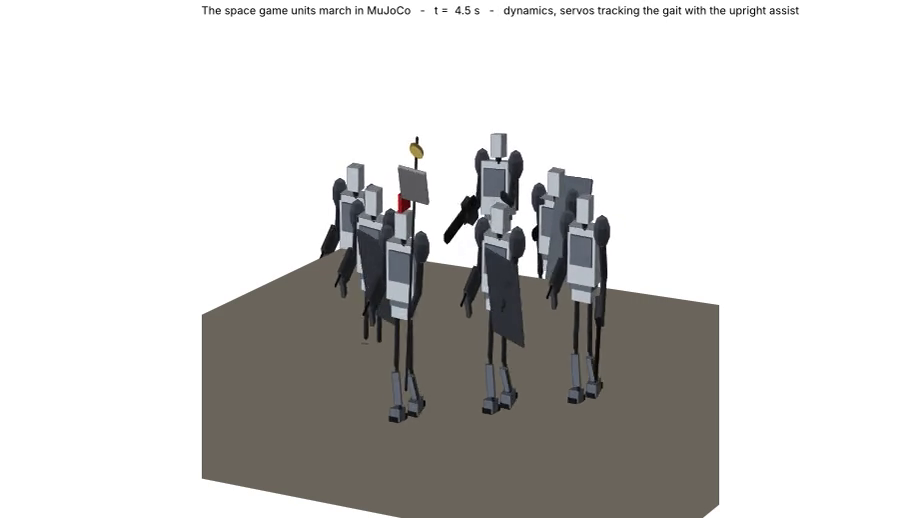

Recreate this plot in Python.
#!/usr/bin/env python3
"""The space game units march in MuJoCo: the squad (the Centurion at the point, the Marines, the Breacher and the
Heavy behind) walks its ``march`` gait across flat ground, and a movie is drawn from the models' geoms.

    python space_squad_march.py                               # dynamics: servos track the gait, 8 s, the squad
    python space_squad_march.py --mode kinematic --seconds 6  # the keyframes played through MuJoCo's kinematics
    python space_squad_march.py --units marine --no-assist    # one Marine, no upright assist: does it fall?

Two modes. ``kinematic`` plays the gait's keyframes (``space_unit_motions.march``, IK-solved in the design
pose) through ``mj_kinematics``: the base glides at the gait's speed and the joints follow the frames - what the
motion looks like, no physics. ``physics`` (default) runs ``mj_step``: gravity, the feet's contacts and the joint
modules' torque limits decide what happens while a PD loop on each servo tracks the keyframes (``kp`` of the
modules, the stall torque as the clip). The keyframes were solved with no balance controller, so the base is
helped by an **upright assist** by default: an external torque on the pelvis towards level (a virtual gyro) and a
sideways spring holding its lane - the "training wheels" a game engine would also give these units. ``--no-assist``
takes them off and the log says how far the unit gets before it falls.

Writes ``sims/output/space_squad_march.mp4`` and ``space_squad_march.json`` (per unit: distance walked, the base's
height, the largest tilt, the servo torques' saturation, slip). No OpenGL is needed: the frames are drawn from the
geoms with matplotlib and ffmpeg makes the mp4.
"""
from __future__ import annotations

import argparse
import json
import math
import os
import subprocess
import sys
import tempfile
from pathlib import Path

ROOT = Path(__file__).resolve().parents[3]
sys.path.insert(0, str(ROOT / "labs" / "legged" / "designs"))

import mujoco  # noqa: E402
import numpy as np  # noqa: E402

import humanoid_motions as hum  # noqa: E402
import motion_kit as mk  # noqa: E402
import space_unit_motions as sm  # noqa: E402
import space_unit_robots as sr  # noqa: E402

OUT = ROOT / "labs" / "legged" / "sims" / "output"
UNITS = {"marine": (sr.marine, sm.motions_marine), "marine_saw": (sr.marine_saw, sm.motions_marine_saw),
         "centurion": (sr.centurion, sm.motions_centurion), "breacher": (sr.breacher, sm.motions_breacher),
         "heavy": (sr.heavy, sm.motions_heavy)}
#: the squad's wedge (unit, x, y) [m], the Centurion at the point
SQUAD = [("centurion", 1.6, 0.0), ("marine", 0.4, 1.3), ("marine", 0.4, -1.3), ("marine_saw", -0.9, 2.4), ("marine_saw", -0.9, -2.4),
         ("breacher", -2.1, 1.1), ("heavy", -2.1, -1.1)]


class Unit:
    """One unit: its robot, its MuJoCo model, its march gait and the maps between them."""

    def __init__(self, name, x, y, mode, crouch=0.05, leg_kp=None, leg_torque=None, modules=None):
        build, motions = UNITS[name]
        self.name, self.mode = name, mode
        self.robot = build()
        if leg_kp or leg_torque or modules:                               # other leg modules than the design's, to try
            import dataclasses
            for j in self.robot.joints():
                if j.servo is None or j.tag in ("shoulder_pitch", "shoulder_roll", "shoulder_yaw", "elbow"):
                    continue
                if modules:
                    kp, lim = modules[0] if j.tag in ("hip_yaw", "hip_roll", "hip_pitch", "knee") else modules[1]
                    j.servo = dataclasses.replace(j.servo, kp=kp, stall_torque=lim)
                else:
                    j.servo = dataclasses.replace(j.servo, kp=leg_kp or j.servo.kp, stall_torque=leg_torque or j.servo.stall_torque)
        self.kin, ms = motions(self.robot, crouch=crouch)
        self.gait = ms[0]
        self.model, self.data = self.kin.model, mujoco.MjData(self.kin.model)
        m = self.model
        self.hinges = self.kin.hinges
        self.qadr, self.dadr = self.kin.qadr, self.kin.dadr
        self.cols = [self.kin.index[j] for j in self.gait.joints]
        self.Q, self.T = np.asarray(self.gait.Q), float(self.gait.period)
        self.t_keys = np.asarray(self.gait.t)
        self.v = float(self.gait.base["velocity_m_s"][0])
        self.z0 = hum.base_height(self.kin) - float(self.gait.params.get("crouch_m", 0.0))
        self.p0 = np.array([x, y, self.z0])
        # the servos: actuator -> hinge (its ctrl is a torque; the model's bias adds the module's damping)
        self.act_joint = [int(m.actuator_trnid[i][0]) for i in range(m.nu)]
        self.act_col = [self.hinges.index(j) for j in self.act_joint]
        servos = {j.name: j.servo for j in self.robot.joints() if j.servo is not None}
        names = [m.joint(j).name for j in self.act_joint]
        self.kp = np.array([servos[n].kp for n in names])
        self.lim = np.array([servos[n].stall_torque for n in names])
        self.sat, self.tilt_max, self.z_min, self.fell = 0.0, 0.0, self.z0, None
        self.reset()

    def q_target(self, t):
        """The hinges at time ``t``: the gait's frame (periodic, linearly interpolated), the rest at the design pose."""
        q = self.kin.q0.copy()
        s = (t % self.T) / self.T * len(self.t_keys)
        i, f = int(s) % len(self.t_keys), s - int(s)
        row = (1 - f) * self.Q[i] + f * self.Q[(i + 1) % len(self.t_keys)]
        q[self.cols] = row
        return q

    def reset(self):
        d = self.data
        d.qpos[:] = self.model.qpos0
        d.qpos[0:3] = self.p0 + np.array([0.0, 0.0, 0.01 if self.mode == "physics" else 0.0])
        d.qpos[3:7] = [1.0, 0.0, 0.0, 0.0]
        d.qpos[self.qadr] = self.q_target(0.0)
        d.qvel[:] = 0.0
        d.qvel[0] = self.v if self.mode == "physics" else 0.0
        mujoco.mj_forward(self.model, d)

    def tilt(self):
        R = np.zeros(9)
        mujoco.mju_quat2Mat(R, self.data.qpos[3:7])
        return math.degrees(math.acos(max(-1.0, min(1.0, R.reshape(3, 3)[2, 2]))))

    def step_kinematic(self, t):
        d = self.data
        d.qpos[0:3] = self.p0 + np.array([self.v * t, 0.0, 0.0])
        d.qpos[3:7] = [1.0, 0.0, 0.0, 0.0]
        d.qpos[self.qadr] = self.q_target(t)
        mujoco.mj_kinematics(self.model, d)

    def step_physics(self, t, dt, assist):
        m, d = self.model, self.data
        n = max(1, int(round(dt / m.opt.timestep)))
        for k in range(n):
            tk = t + k * m.opt.timestep
            q_t = self.q_target(tk)
            q = d.qpos[self.qadr]
            tau = self.kp * (q_t[self.act_col] - q[self.act_col])
            tau = np.clip(tau, -self.lim, self.lim)
            self.sat = max(self.sat, float(np.max(np.abs(tau) / self.lim)))
            d.ctrl[:] = tau
            d.xfrc_applied[1][:] = 0.0
            if assist > 0.0:
                # the virtual gyro: a torque turning the pelvis level (its z axis onto the world's), damped on its rate;
                # a spring on the lane (y) and on the heading
                R = np.zeros(9)
                mujoco.mju_quat2Mat(R, d.qpos[3:7])
                R = R.reshape(3, 3)
                err = np.cross(R[:, 2], np.array([0.0, 0.0, 1.0]))          # the rotation taking the body's up onto the world's
                w = d.qvel[3:6]
                yaw = math.atan2(R[1, 0], R[0, 0])
                torque = assist * (6000.0 * err - 400.0 * w) + np.array([0.0, 0.0, -assist * (3000.0 * yaw + 300.0 * w[2])])
                force = np.array([0.0, -assist * (2000.0 * (d.qpos[1] - self.p0[1]) + 400.0 * d.qvel[1]), 0.0])
                d.xfrc_applied[1][0:3] = force
                d.xfrc_applied[1][3:6] = torque
            mujoco.mj_step(m, d)
        self.tilt_max = max(self.tilt_max, self.tilt())
        self.z_min = min(self.z_min, float(d.qpos[2]))
        if self.fell is None and (self.tilt() > 45.0 or d.qpos[2] < 0.5 * self.z0):
            self.fell = round(t, 2)

    def report(self):
        d = self.data
        return {"unit": self.name, "mass_kg": round(self.robot.total_mass(), 1), "gait_speed_m_s": self.v,
                "walked_m": round(float(d.qpos[0] - self.p0[0]), 3), "base_z_m": round(float(d.qpos[2]), 3),
                "base_z_min_m": round(self.z_min, 3), "tilt_max_deg": round(self.tilt_max, 1),
                "servo_saturation_max": round(self.sat, 3), "fell_at_s": self.fell}


# ---- drawing from the geoms (matplotlib; no OpenGL)
def _box(c, R, h):
    s = np.array([[a, b, e] for a in (-1, 1) for b in (-1, 1) for e in (-1, 1)]) * h
    v = s @ R.T + c
    return [v[k] for k in ([0, 1, 3, 2], [4, 5, 7, 6], [0, 1, 5, 4], [2, 3, 7, 6], [0, 2, 6, 4], [1, 3, 7, 5])]


def _cyl(c, R, r, hl, n=10, caps=True):
    t = np.linspace(0, 2 * np.pi, n + 1)
    ring = np.c_[r * np.cos(t), r * np.sin(t)]
    out = [np.array([[ring[k][0], ring[k][1], -hl], [ring[k + 1][0], ring[k + 1][1], -hl], [ring[k + 1][0], ring[k + 1][1], hl],
                     [ring[k][0], ring[k][1], hl]]) @ R.T + c for k in range(n)]
    if caps:
        out += [np.c_[ring, np.full(len(ring), z)] @ R.T + c for z in (-hl, hl)]
    return out


def _sphere(c, r, n=5):
    th, ph = np.linspace(0, np.pi, n + 1), np.linspace(0, 2 * np.pi, 2 * n + 1)
    out = []
    for i in range(n):
        for j in range(2 * n):
            pts = [(th[i], ph[j]), (th[i + 1], ph[j]), (th[i + 1], ph[j + 1]), (th[i], ph[j + 1])]
            out.append(np.array([[r * math.sin(a) * math.cos(b), r * math.sin(a) * math.sin(b), r * math.cos(a)] for a, b in pts]) + c)
    return out


def snapshot(units):
    out = []
    for u in units:
        m, d = u.model, u.data
        for i in range(m.ngeom):
            if m.geom_type[i] == mujoco.mjtGeom.mjGEOM_PLANE or m.geom_type[i] == mujoco.mjtGeom.mjGEOM_HFIELD:
                continue
            out.append((int(m.geom_type[i]), d.geom_xpos[i].copy(), d.geom_xmat[i].reshape(3, 3).copy(), m.geom_size[i].copy(), m.geom_rgba[i].copy()))
    centre = np.mean([u.data.qpos[0:3] for u in units], axis=0)
    return out, centre


def draw_frame(ax, geoms, centre, t, title, span):
    from mpl_toolkits.mplot3d.art3d import Poly3DCollection
    polys, cols = [], []
    for gtype, c, R, sz, rgba in geoms:
        if gtype == mujoco.mjtGeom.mjGEOM_BOX:
            p = _box(c, R, sz[:3])
        elif gtype == mujoco.mjtGeom.mjGEOM_CYLINDER:
            p = _cyl(c, R, sz[0], sz[1])
        elif gtype == mujoco.mjtGeom.mjGEOM_CAPSULE:
            p = _cyl(c, R, sz[0], sz[1], caps=False) + _sphere(c + R[:, 2] * sz[1], sz[0], 3) + _sphere(c - R[:, 2] * sz[1], sz[0], 3)
        elif gtype == mujoco.mjtGeom.mjGEOM_SPHERE:
            p = _sphere(c, sz[0])
        else:
            continue
        p = [q for q in p if np.all(np.isfinite(q)) and np.max(np.abs(q - centre)) < 4 * span]  # a diverged body would break the axes
        polys += p
        cols += [rgba] * len(p)
    # painter's order: farthest from the camera first (the camera sits ahead and to the left, above)
    cam = np.array([math.cos(math.radians(28)), math.sin(math.radians(28)), math.tan(math.radians(16))])
    depth = np.array([np.mean(q, axis=0) @ cam for q in polys])
    order = np.argsort(depth)
    polys = [polys[k] for k in order]
    cols = [cols[k] for k in order]
    # the ground as the first polygon of the same collection (its own surface would be sorted over the feet)
    g = 1.6 * span
    polys.insert(0, np.array([[centre[0] - g, centre[1] - g, -0.005], [centre[0] + g, centre[1] - g, -0.005],
                              [centre[0] + g, centre[1] + g, -0.005], [centre[0] - g, centre[1] + g, -0.005]]))
    cols.insert(0, np.array([0.545, 0.522, 0.47, 1.0]))
    ax.set_xlim(centre[0] - span, centre[0] + span); ax.set_ylim(centre[1] - span, centre[1] + span); ax.set_zlim(0, 0.6 * span)
    ax.autoscale(False)
    ax.add_collection3d(Poly3DCollection(polys, facecolors=cols, edgecolors=[c * [0.6, 0.6, 0.6, 1] for c in cols], linewidths=0.15, shade=True),
                        autolim=False)
    ax.set_box_aspect((1, 1, 0.6), zoom=1.3); ax.view_init(elev=16, azim=28); ax.set_axis_off()
    ax.set_title(f"The space game units march in MuJoCo   -   t = {t:4.1f} s   -   {title}", fontsize=11, loc="left", y=0.96)


def run(units, seconds, mode, assist, fps=10):
    frames, t, dt = [], 0.0, 1.0 / fps
    while t <= seconds + 1e-9:
        for u in units:
            if mode == "kinematic":
                u.step_kinematic(t)
            else:
                u.step_physics(t, dt, assist)
        frames.append((t, *snapshot(units)))
        t += dt
    return frames


def main(argv=None):
    ap = argparse.ArgumentParser(description="the space game units march in MuJoCo")
    ap.add_argument("--mode", choices=("physics", "kinematic"), default="physics")
    ap.add_argument("--seconds", type=float, default=8.0)
    ap.add_argument("--units", default="squad", help="'squad' (the wedge), or unit names comma-separated, one each in a row")
    ap.add_argument("--no-assist", action="store_true", help="physics without the upright assist")
    ap.add_argument("--assist", type=float, default=1.0, help="the assist's strength (1 = the default gyro and lane spring)")
    ap.add_argument("--fps", type=int, default=10)
    ap.add_argument("--out", default=None)
    ap.add_argument("--no-movie", action="store_true")
    ap.add_argument("--crouch", type=float, default=0.02, help="the gait's crouch [m] (the design's 0.02; 0.05 folds the knees further)")
    ap.add_argument("--leg-kp", type=float, default=None, help="try stronger leg servos: their PD gain")
    ap.add_argument("--leg-torque", type=float, default=None, help="try stronger leg servos: their stall torque [N m]")
    ap.add_argument("--modules", choices=("design", "light"), default="design",
                    help="'light': the first design's 400 N m modules in every leg joint (kp 1500), which sag and fall")
    a = ap.parse_args(argv)
    if os.environ.get("VEGETA_DEBUG") == "1" and argv is None and len(sys.argv) == 1:      # tools/lab.py run legged sims: a short check
        a.units, a.seconds, a.no_movie = "marine", 1.0, True
    assist = 0.0 if a.no_assist else a.assist
    OUT.mkdir(parents=True, exist_ok=True)
    places = SQUAD if a.units == "squad" else [(n, 0.0, 1.6 * (k - (len(a.units.split(",")) - 1) / 2)) for k, n in enumerate(a.units.split(","))]
    modules = ((1500.0, 400.0), (1500.0, 400.0)) if a.modules == "light" else None
    units = [Unit(n, x, y, a.mode, a.crouch, a.leg_kp, a.leg_torque, modules) for n, x, y in places]
    frames = run(units, a.seconds, a.mode, assist, a.fps)
    report = {"mode": a.mode, "assist": assist, "seconds": a.seconds, "crouch_m": a.crouch, "modules": a.modules, "leg_kp": a.leg_kp, "leg_torque": a.leg_torque,
              "units": [u.report() for u in units]}
    tag = "" if a.units == "squad" else "_" + a.units.replace(",", "_")
    (OUT / f"space_squad_march{tag}.json").write_text(json.dumps(report, indent=1))
    if not a.no_movie:
        import matplotlib
        matplotlib.use("Agg")
        import matplotlib.pyplot as plt
        tmp = tempfile.mkdtemp()
        title = f"{'dynamics, servos tracking the gait' + (' with the upright assist' if assist else ', no assist') if a.mode == 'physics' else 'the keyframes played'}"
        span = 4.2 if a.units == "squad" else 2.0 + 0.8 * len(units)
        for k, (t, geoms, centre) in enumerate(frames):
            fig = plt.figure(figsize=(12.8, 7.2))
            ax = fig.add_subplot(1, 1, 1, projection="3d")
            draw_frame(ax, geoms, centre, t, title, span)
            fig.subplots_adjust(left=0, right=1, top=1.0, bottom=0)
            fig.savefig(os.path.join(tmp, f"f{k:04d}.png"), dpi=72)
            plt.close(fig)
        out = a.out or str(OUT / f"space_squad_march{tag}.mp4")
        subprocess.run(["ffmpeg", "-y", "-loglevel", "error", "-framerate", str(a.fps), "-i", os.path.join(tmp, "f%04d.png"),
                        "-c:v", "libx264", "-pix_fmt", "yuv420p", "-vf", "scale=trunc(iw/2)*2:trunc(ih/2)*2", out], check=True)
        report["movie"] = out
    print(json.dumps(report, indent=1))
    return report


if __name__ == "__main__":
    main()
